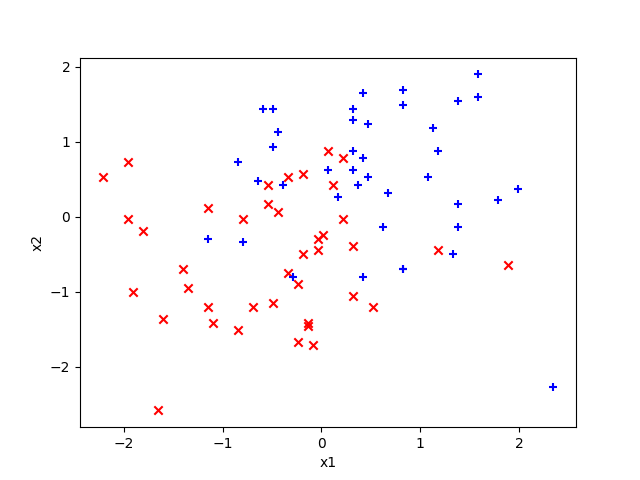

Generate this figure with Python:
from load_data_ex1 import *
from normalize_features import *
import matplotlib.pyplot as plt
from plot_data_function import *

# this loads our data
X, y = load_data_ex1()

# this normalizes our data
X_normalized, mean_vec, std_vec = normalize_features(X)

# After normalizing, we append a column of ones to X_normalized, as the bias term
column_of_ones = np.ones((X_normalized.shape[0], 1))
# append column to the dimension of columns (i.e., 1)
X_normalized = np.append(column_of_ones, X_normalized, axis=1)
#print(X_normalized)
#X_noNorm = np.append(column_of_ones, X, axis=1)
#print(X_noNorm)
fig, ax1 = plt.subplots()
ax1 = plot_data_function(X_normalized, y, ax1)

# enter non-interactive mode of matplotlib, to keep figures open
plt.ioff()
plt.show()

plt.savefig('plot_data.png')
plt.show()

if __name__ == "__main__":
    plot_data()